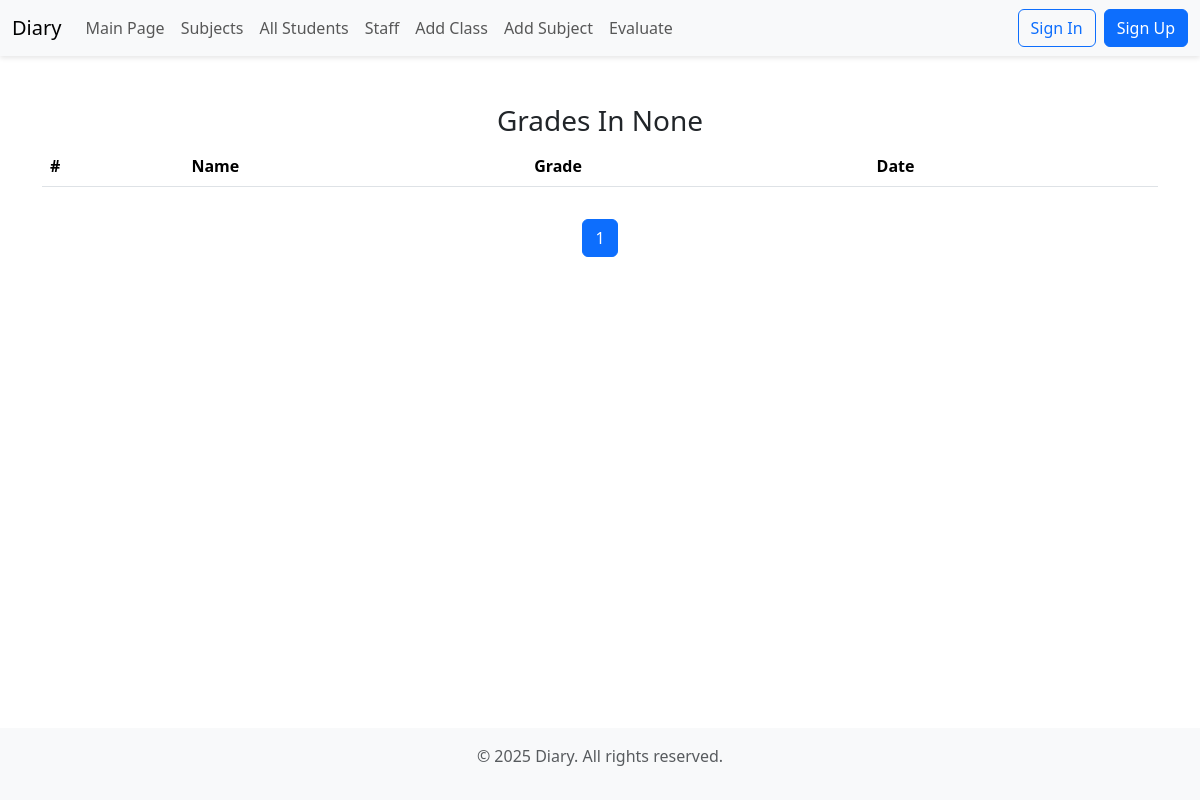
The app's page /subject/4/, older data.
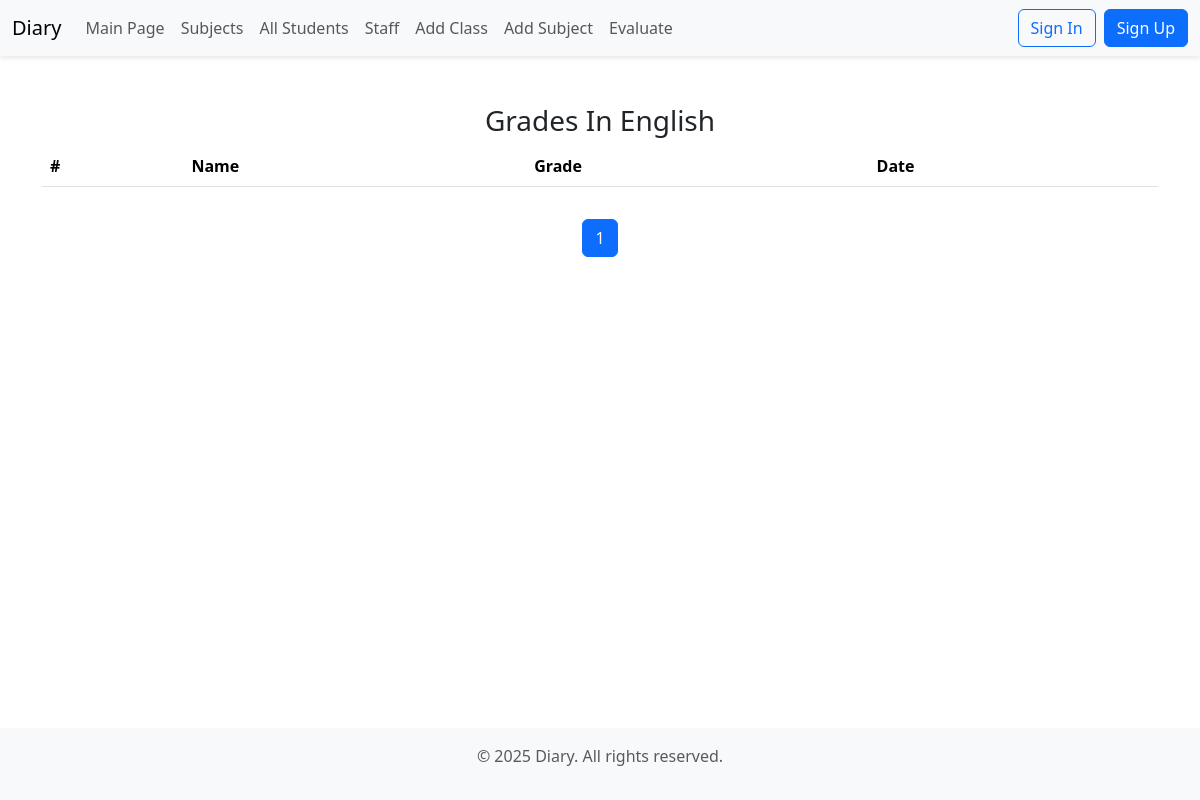
The same page, newer data.
### grade/models.py (models this page shows)
class Subject(models.Model):
    subject = models.CharField(max_length=255, null=False, blank=False, verbose_name="Subject's Name")
    clas = models.ForeignKey(Clas, on_delete=models.CASCADE)
    def __str__(self) -> str:
        return f"{self.subject}"

### grade/views.py (the view)
# urls.py: path("subject/<int:id>/", grades_in_subject, name="grades_in_a_subject"),
def grades_in_subject(request, id):
    subject = Subject.objects.filter(id=id).first()
    grades = Grade.objects.filter(subject=subject)
    pages = Paginator(grades, 2)
    page_number = request.GET.get("page")
    page_obj = pages.get_page(page_number)
    context = {
        "subject" : subject,
        "page_obj" : page_obj
    }
    return render(request, "grades_in_a_subject.html", context)

### templates/grades_in_a_subject.html (shortened to what this page needs)
{% extends "base.html" %}
{% block content %}
    <div class="container mt-5">
        <h3 class="text-center">Grades In {{ subject }}</h3>
        <table class="table">
            <thead>
                <tr>
                    <th class="col">#</th>
                    <th scope="col">Name</th>
                    <th scope="col">Grade</th>
                    <th scope="col">Date</th>
                </tr>
            </thead>
        </table>
    </div>
    <div class="container mt-3">
        <nav>
            <ul class="pagination justify-content-center">
                    <li class="page-item active">
                        <span class="page-link">{{ page_obj.number }}</span>
                    </li>
            </ul>
        </nav>
    </div>
{% endblock content %}

Row changes from the older to the newer data that the page shows:
added Subject: subject "English"
Text that changed along with them:
{{ subject }}: "None" → (not shown)
